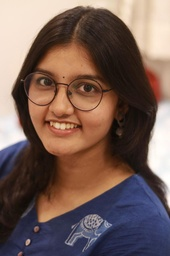
#> input picture Canny(Vs)/image/Sanika.jpeg, 170 x 256 px, shrunk from 852 x 1280 before the run, given in place of test2.jpg, which was not available
$ jupyter execute test1.ipynb
#> lines starting #> are read from the running program, lines starting #| are printed output that depends on the picture; pictures that were not available may be replaced by others from this repository, and a replacement may not be noted
[cell 1]
image_path = r"./image/Sanika.jpeg"
output_image_path = r"C:/Users\bavas\Downloads\Canny-Edge-Detector-Using-Verilog-master\Canny-Edge-Detector-Using-Verilog-master\resources\test2_output.jpg"

[cell 2]
import subprocess
import sys

def install_pillow():
    try:
        # Check if PIL (Pillow) is already installed
        import PIL
        print(f"Pillow is already installed. Version: {PIL.__version__}")
    except ModuleNotFoundError:
        print("Pillow not found. Installing...")
        subprocess.check_call([sys.executable, "-m", "pip", "install", "--upgrade", "pip"])  # Upgrade pip
        subprocess.check_call([sys.executable, "-m", "pip", "install", "Pillow"])  # Install Pillow

        try:
            import PIL
            print(f"Pillow installed successfully. Version: {PIL.__version__}")
        except ModuleNotFoundError:
            print("Installation failed. Try running the script as administrator or check your Python environment.")

if __name__ == "__main__":
    install_pillow()

[cell 3]
from PIL import Image
import os

# Ensure the temp directory exists
os.makedirs(r"C:\Users\bavas\Downloads\Canny-Edge-Detector-Using-Verilog-master\Canny-Edge-Detector-Using-Verilog-master\temp", exist_ok=True)

# Define input image path (Replace with actual path)
image_path = r"C:\Users\bavas\Downloads\Canny-Edge-Detector-Using-Verilog-master\Canny-Edge-Detector-Using-Verilog-master\resources\test2.jpg"

# Open and process the image
img = Image.open(image_path)
#> img is the input picture: PIL image 170x256 RGB; mean R, G, B 117.9, 94.9, 87.6
img = img.convert('L')  # Convert to grayscale
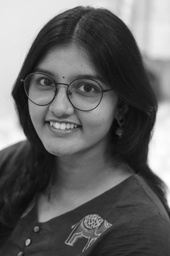
#> img: PIL image 170x256 L; min 8, max 255, mean 100.9
img = img.resize((256, 256), Image.BICUBIC)  # Resize to 256x256
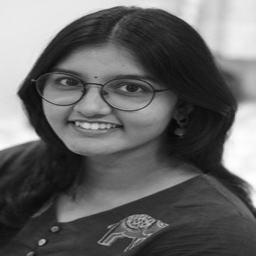
#> img: PIL image 256x256 L; min 8, max 255, mean 100.9

# Get image dimensions
width, height = img.size
#> width = 256; height = 256

# Function to convert a value to hexadecimal
def to_hex(val):
    return format(val, '02X')

# Write pixel values to file
with open(r'C:\Users\bavas\Downloads\Canny-Edge-Detector-Using-Verilog-master\Canny-Edge-Detector-Using-Verilog-master\temp\generated_input.txt', 'w') as file:
    for y in range(height):
        for x in range(width):
            window = img.crop((x-1, y-1, x+2, y+2)).load()

            # Extract 3x3 pixel values
            pixels = [window[i, j] for j in range(3) for i in range(3)]

            # Convert each pixel value to hex
            hex_values = [to_hex(pixel) for pixel in pixels]  # ✅ Fixed Here

            # Write to file
            file.write('\t'.join(hex_values) + '\t')

output_file_path = r"C:\Users\bavas\Downloads\Canny-Edge-Detector-Using-Verilog-master\Canny-Edge-Detector-Using-Verilog-master\temp\generated_input.txt"
print(f"Hex data saved successfully to: {output_file_path}")

[cell 4]
from PIL import Image

def to_hex(pixel):
    """Convert a pixel value (int or tuple) to hex format."""
    if isinstance(pixel, (list, tuple)):  # If pixel is a tuple (R, G, B)
        return ''.join(format(v, '02X') for v in pixel)  # Convert each value to hex
    return format(pixel, '02X')  # If pixel is a single integer, convert directly

# Load image
img = Image.open(r"C:\Users\bavas\Downloads\Canny-Edge-Detector-Using-Verilog-master\Canny-Edge-Detector-Using-Verilog-master\resources\test2.jpg")  # Replace with your image path
img = img.convert("RGB")  # Ensure image is in RGB mode

with open("output.txt", "w") as file:
    width, height = img.size
#> width = 170

    for y in range(1, height - 1):
        for x in range(1, width - 1):
            window = img.crop((x - 1, y - 1, x + 2, y + 2)).load()

            # Extract 3x3 pixel values
            pixels = [window[i, j] for j in range(3) for i in range(3)]

            # Convert to hex
            hex_values = [to_hex(pixel) for pixel in pixels]

            # Write hex values to file
            file.write('\t'.join(hex_values) + '\t')

[cell 5]
from PIL import Image

# Define output image path
output_image_path = "output.png"

# Read the file
with open(r'C:\Users\bavas\Downloads\Canny-Edge-Detector-Using-Verilog-master\Canny-Edge-Detector-Using-Verilog-master\temp\edgefile_canny.txt', 'r') as file:
#> (reads Canny(Vs)/temp/edgefile_canny.txt from the repository)
    content = file.read()

# Convert hex values to integers (Fix: Use split() to handle any whitespace)
numbers = [int(val.strip(), 16) for val in content.split() if val.strip()]

# Debugging: Check number of values
print(f"Total values found: {len(numbers)}")
print("First 10 values:", numbers[:10])  # Show first 10 values for debugging

# Ensure we have enough values, fill missing ones with 0
while len(numbers) < 256 * 256:
    numbers.append(0)  # Fill missing pixels with black

# Create a grayscale image
image = Image.new('L', (256, 256))  # 'L' mode for grayscale
#> image: PIL image 256x256 L; every value is 0

# Set pixel values
for y in range(256):
    for x in range(256):
        pixel_value = numbers[y * 256 + x]
        image.putpixel((x, y), pixel_value)
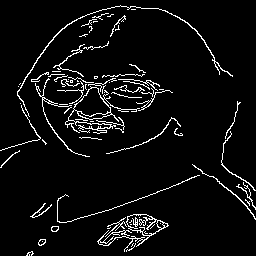
#> image: PIL image 256x256 L; 5.5% white in thin lines or dots

# Save and display the image
image.save(output_image_path)
print(f"Output Image saved as: {output_image_path}")
image.show()
